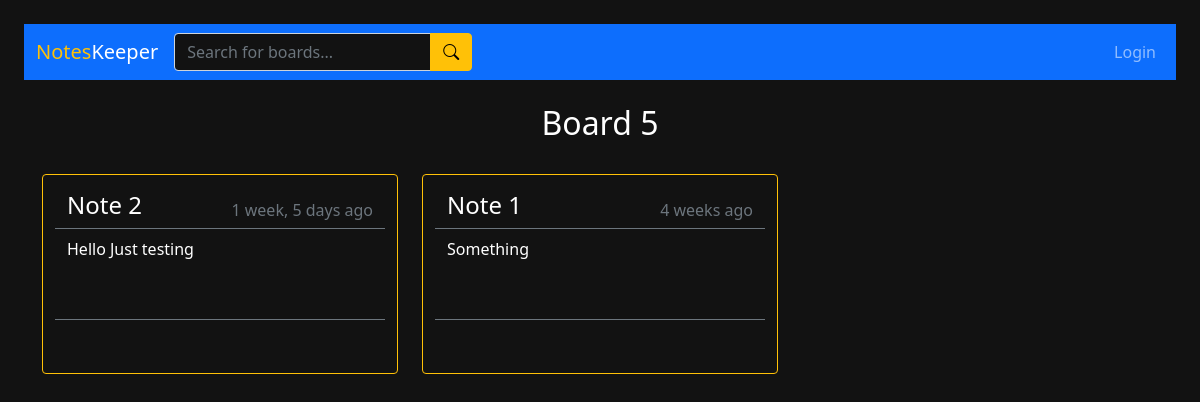
/board/3/, run on the app's committed database.
### base/models.py (models this page shows, shortened)
class Board(models.Model):
    owner = models.ForeignKey(User, on_delete=models.CASCADE)
    name = models.CharField(max_length=200)
    updated = models.DateTimeField(auto_now=True)
    created = models.DateTimeField(auto_now_add=True)
    class Meta:
        ordering = ['-updated', '-created']

class Note(models.Model):
    owner = models.ForeignKey(User, on_delete=models.CASCADE)
    board = models.ForeignKey(Board, on_delete=models.CASCADE)
    topic = models.CharField(max_length=100)
    body = models.TextField()
    updated = models.DateTimeField(auto_now=True)
    created = models.DateTimeField(auto_now_add=True)
    class Meta:
        ordering = ['-updated', '-created']

### base/views.py (the view)
# urls.py: path('board/<str:pk>/', views.board, name="board"),
def board(request, pk):
    user_board = Board.objects.get(id=pk)
    notes = user_board.note_set.all()
    context = {"user_board": user_board, "notes": notes}
    return render(request, 'base/board.html', context)

### base/templates/base/board.html (shortened to what this page needs)
{% extends 'main.html' %}
{% block content %}
<main>
    <div class="container-lg">
        <h2 class="text-center mt-3 text-white">{{user_board.name}}</h2>
        <div class="row">
            {% for note in notes %}
                <div class="col-xl-4 py-4">
                    <div class="container rounded border border-warning py-2" style="height: 200px; width: 100%;">
                        {% if request.user == user_board.owner %}
                            <div class="row align-items-center py-2 border-bottom border-secondary" style="height:25%;">
                                <div class="col">
                                    <a href="{% url 'update-note' note.id %}" style="text-decoration: none;">
                                        <h4 class="pntName">{{ note.topic }}</h4>
                                    </a>
                                </div>
                            </div>
                            <div class="row align-items-start py-2 border-bottom border-secondary" style="height:50%;">
                                <div class="col">
                                    <p class="text-white">{{ note.body }}</p>
                                </div>
                            </div>
                            <div class="row align-items-center py-2" style="height:25%;">
                                <div class="col">
                                    <a href="{% url 'delete-note' note.id %}" class="btn btn-warning">Delete</a>
                                </div>
                                <div class="col-auto">
                                    <div class="text-secondary">{{note.updated|timesince}} ago</div>
                                </div>
                            </div>
                        {% else %}
                            <div class="row align-items-center py-2 border-bottom border-secondary" style="height:25%;">
                                <div class="col">
                                    <a href="{% url 'update-note' note.id %}" style="text-decoration: none;">
                                        <h4 class="text-white">{{ note.topic }}</h4>
                                    </a>
                                </div>
                                <div class="col-auto">
                                    <div class="text-secondary">{{note.created|timesince}} ago</div>
                                </div>
                            </div>
                            <div class="row align-items-start py-2 border-bottom border-secondary" style="height:50%;">
                                <div class="col">
                                    <p class="text-white">{{ note.body }}</p>
                                </div>
                            </div>
                        {% endif %}
                    </div>
                </div>
            {% endfor %}
        </div>
    </div>
</main>
{% endblock %}

### data on the page
Board: name "Board 5"
Note: topic "Note 2", created "1 week, 5 days", body "Hello Just testing"
Note: topic "Note 1", created "4 weeks", body "Something"
